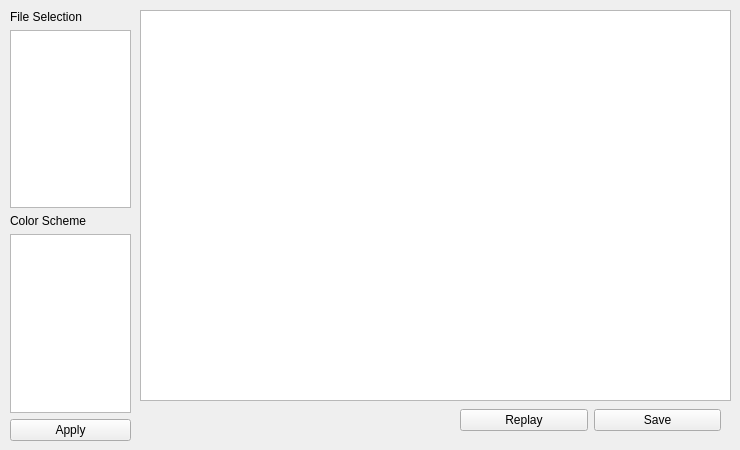
             <widget class="QWidget" name="page_33">
              <widget class="QGraphicsView" name="graphicsView_Vis_Wat_cSche_Disp">
               <property name="geometry">
                <rect>
                 <x>140</x>
                 <y>10</y>
                 <width>591</width>
                 <height>391</height>
                </rect>
               </property>
              </widget>
              <widget class="QWidget" name="horizontalLayoutWidget_19">
               <property name="geometry">
                <rect>
                 <x>460</x>
                 <y>400</y>
                 <width>261</width>
                 <height>41</height>
                </rect>
               </property>
               <layout class="QHBoxLayout" name="horizontalLayout_24">
                <item>
                 <widget class="QPushButton" name="pushButton_Vis_Wat_cSche_Replay">
                  <property name="text">
                   <string>Replay</string>
                  </property>
                 </widget>
                </item>
                <item>
                 <widget class="QPushButton" name="pushButton_Vis_Wat_cSche_Save">
                  <property name="text">
                   <string>Save</string>
                  </property>
                 </widget>
                </item>
               </layout>
              </widget>
              <widget class="QWidget" name="verticalLayoutWidget_15">
               <property name="geometry">
                <rect>
                 <x>10</x>
                 <y>10</y>
                 <width>121</width>
                 <height>431</height>
                </rect>
               </property>
               <layout class="QVBoxLayout" name="verticalLayout_17">
                <item>
                 <widget class="QLabel" name="label_Vis_Wat_cSche_fSele">
                  <property name="text">
                   <string>File Selection</string>
                  </property>
                 </widget>
                </item>
                <item>
                 <widget class="QListWidget" name="listWidget_Vis_Wat_cSche_fSele"/>
                </item>
                <item>
                 <widget class="QLabel" name="label_Vis_Wat_cSche_cSche">
                  <property name="text">
                   <string>Color Scheme</string>
                  </property>
                 </widget>
                </item>
                <item>
                 <widget class="QListWidget" name="listWidget_Vis_Wat_cSche_cSche"/>
                </item>
                <item>
                 <widget class="QPushButton" name="pushButton_Vis_Wat_cSche_Apply">
                  <property name="text">
                   <string>Apply</string>
                  </property>
                 </widget>
                </item>
               </layout>
              </widget>
             </widget>
